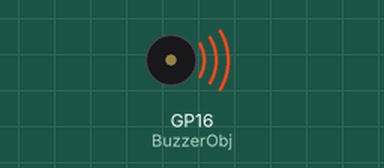
This program was run on a simulated Raspberry Pi Pico running MicroPython. Parts: buzzer (waves = sounding). At 4.2 s the program stops and its outputs stay as they are.

Above: at 0.2 s.
At 2.35 s:
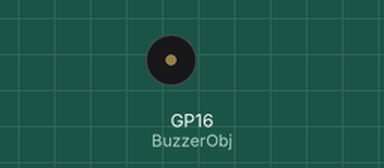
Timing chart, 0 to 3.0 s (numbered marks = the images above):
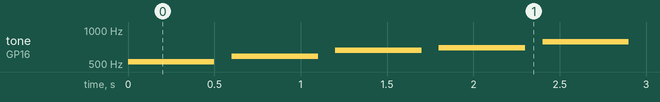

Measured:
- by itself, tone on GP16 (BuzzerObj): plays 523 Hz for 0.50 s, 587 Hz for 0.50 s, 659 Hz for 0.50 s, 698 Hz for 0.50 s, 784 Hz for 0.50 s, 880 Hz for 0.50 s … (7 notes in this stretch)

The program:

picoPassiveBuzzer.py
```python
#              .';:cc;.
#            .,',;lol::c.
#            ;';lddddlclo
#            lcloxxoddodxdool:,.
#            cxdddxdodxdkOkkkkkkkd:.
#          .ldxkkOOOOkkOO000Okkxkkkkx:.
#        .lddxkkOkOOO0OOO0000Okxxxxkkkk:
#       'ooddkkkxxkO0000KK00Okxdoodxkkkko
#      .ooodxkkxxxOO000kkkO0KOxolooxkkxxkl
#      lolodxkkxxkOx,.      .lkdolodkkxxxO.
#      doloodxkkkOk           ....   .,cxO;
#      ddoodddxkkkk:         ,oxxxkOdc'..o'
#      :kdddxxxxd,  ,lolccldxxxkkOOOkkkko,
#       lOkxkkk;  :xkkkkkkkkOOO000OOkkOOk.
#        ;00Ok' 'O000OO0000000000OOOO0Od.
#         .l0l.;OOO000000OOOOOO000000x,
#            .'OKKKK00000000000000kc.
#               .:ox0KKKKKKK0kdc,.
#                      ...
#
# Author: peppe8o
# Blog: https://peppe8o.com
# Date: Oct 6th, 2021
# Version: 1.0

from machine import Pin, PWM
from time import sleep

buzzerPIN=16
BuzzerObj=PWM(Pin(buzzerPIN))

def buzzer(buzzerPinObject,frequency,sound_duration,silence_duration):
    # Set duty cycle to a positive value to emit sound from buzzer
    buzzerPinObject.duty_u16(int(65536*0.2))
    # Set frequency
    buzzerPinObject.freq(frequency)
    # wait for sound duration
    sleep(sound_duration)
    # Set duty cycle to zero to stop sound
    buzzerPinObject.duty_u16(int(65536*0))
    # Wait for sound interrumption, if needed
    sleep(silence_duration)


# Play following notes by changing frequency:
#C (DO)
buzzer(BuzzerObj,523,0.5,0.1)

#D (RE)
buzzer(BuzzerObj,587,0.5,0.1)

#E (MI)
buzzer(BuzzerObj,659,0.5,0.1)

#F (FA)
buzzer(BuzzerObj,698,0.5,0.1)

#G (SOL)
buzzer(BuzzerObj,784,0.5,0.1)

#A (LA)
buzzer(BuzzerObj,880,0.5,0.1)

#B (SI)
buzzer(BuzzerObj,987,0.5,0.1)

#Deactivates the buzzer
BuzzerObj.deinit()
```
